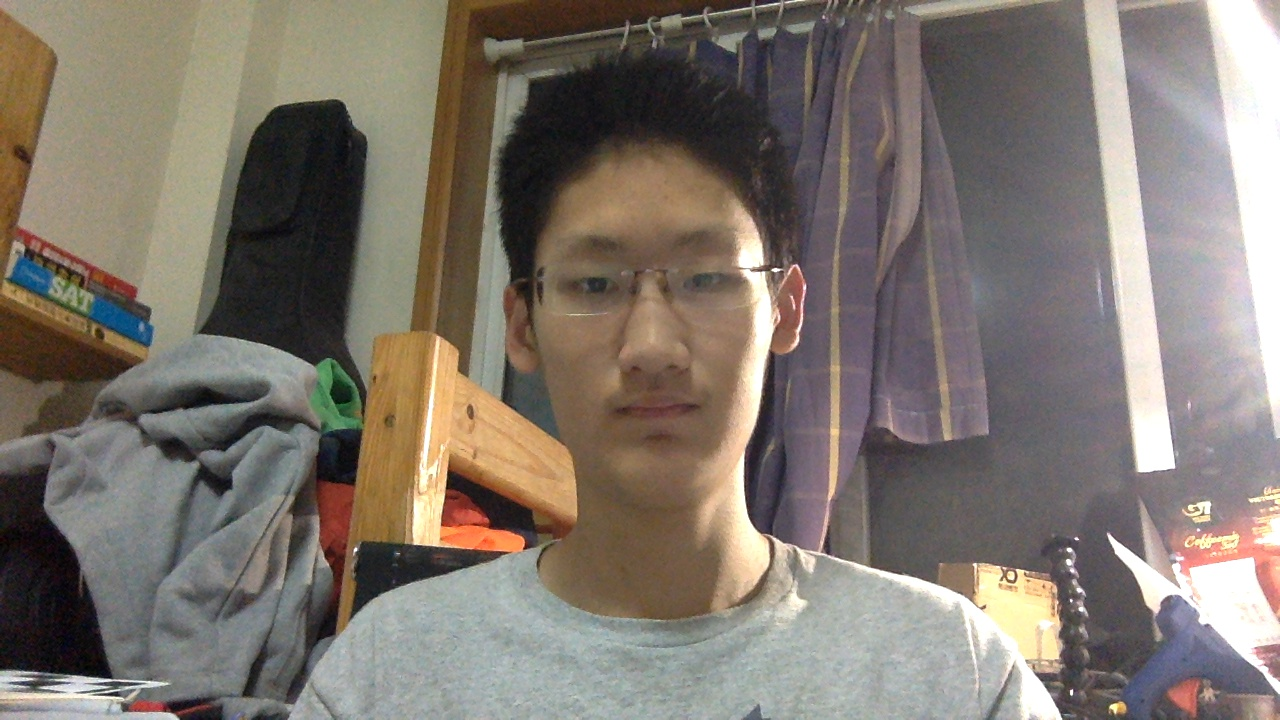
#> input picture myFaces/img1.jpg, 1280 x 720 px; its folder holds 4 pictures in this run
$ python matconvert.py
#> lines starting #> are read from the running program, lines starting #| are printed output that depends on the picture
import cv2
import numpy as np
import os
import scipy.io as sio

dir = 'att_faces/'
dir2 = 'myFaces/'
#img = cv2.imread("/Users/alvinsun/Desktop/MIT-CBCL-facerec-database/test/0000_02287.pgm")

x1 = []
x2 = []
result = []
y = []

for s in os.listdir(dir2):
    if s=='.DS_Store':
        continue
    img = cv2.imread(dir2+s)
#> img is the input picture: shape (720, 1280, 3); mean B, G, R 110.6, 119.2, 128
    gray = cv2.cvtColor(img,cv2.COLOR_BGR2GRAY)
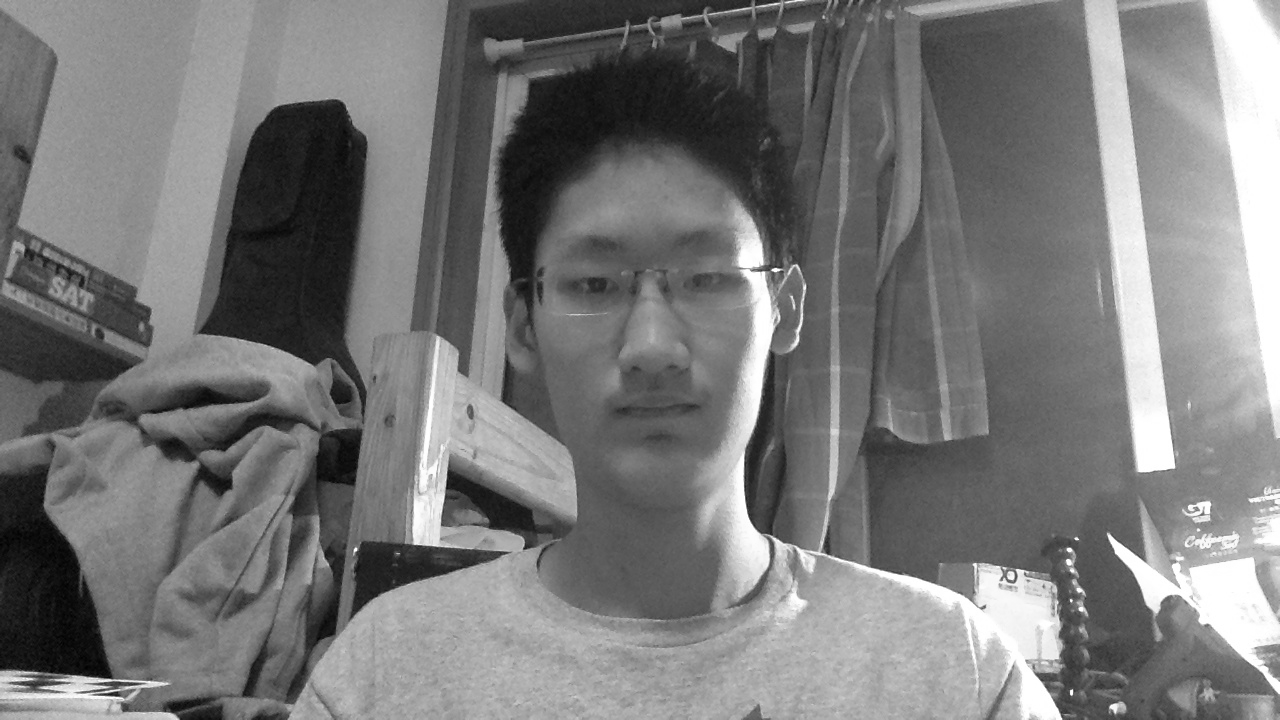
#> gray: shape (720, 1280); min 1, max 255, mean 120.8
    vec = np.reshape(gray,(1,gray.size))[0]
    x1.append(vec)
    result.append(vec)
    y.append([1])
#> pass 2 of the loop `for s in os.listdir(dir2):`:
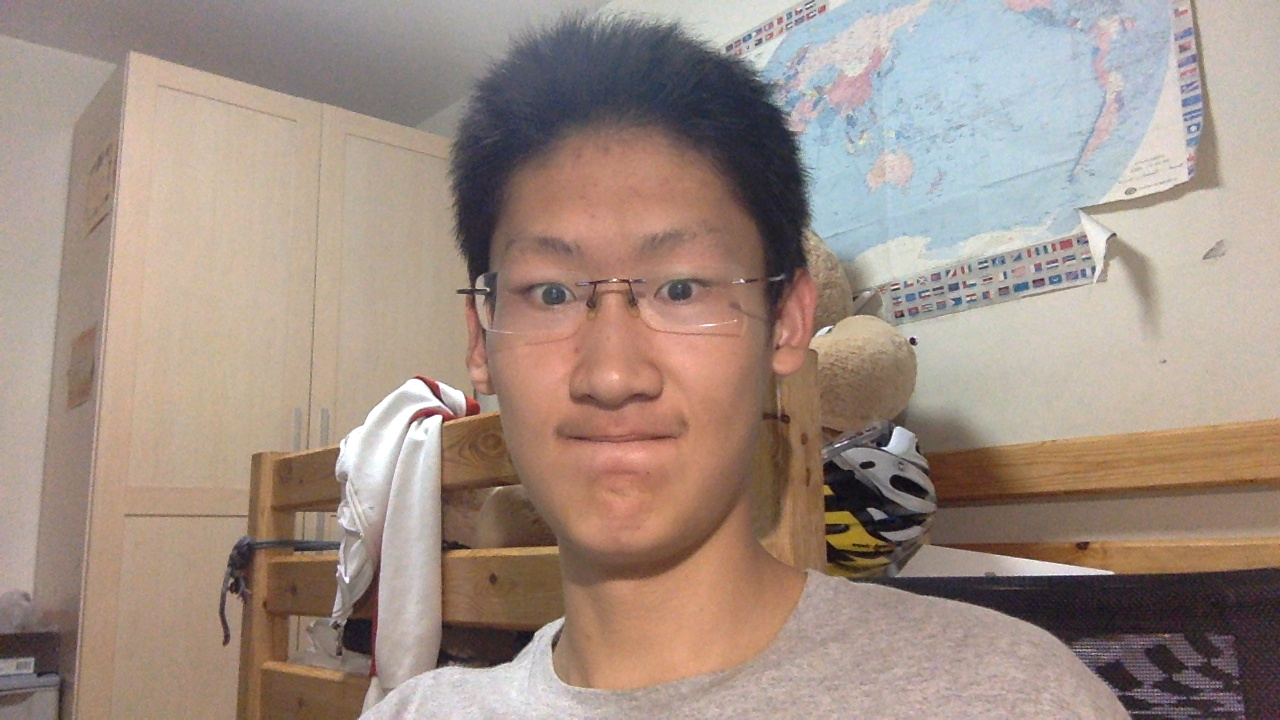
#> input picture myFaces/img10.jpg, 1280 x 720 px
#> img is the input picture: shape (720, 1280, 3); mean B, G, R 132.2, 142.9, 160.9
#> `gray = cv2.cvtColor(img,cv2.COLOR_BGR2GRAY)`:
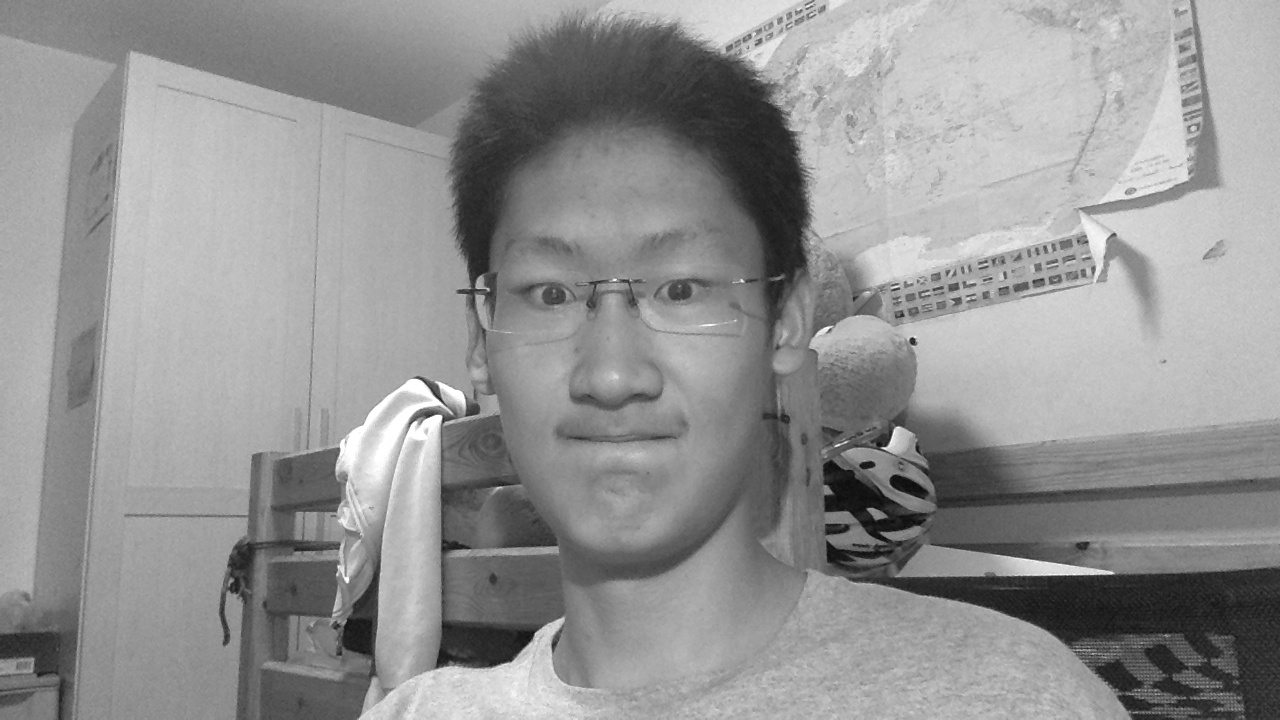
#> gray: shape (720, 1280); min 7, max 255, mean 147
#> pass 3 of the loop `for s in os.listdir(dir2):`:
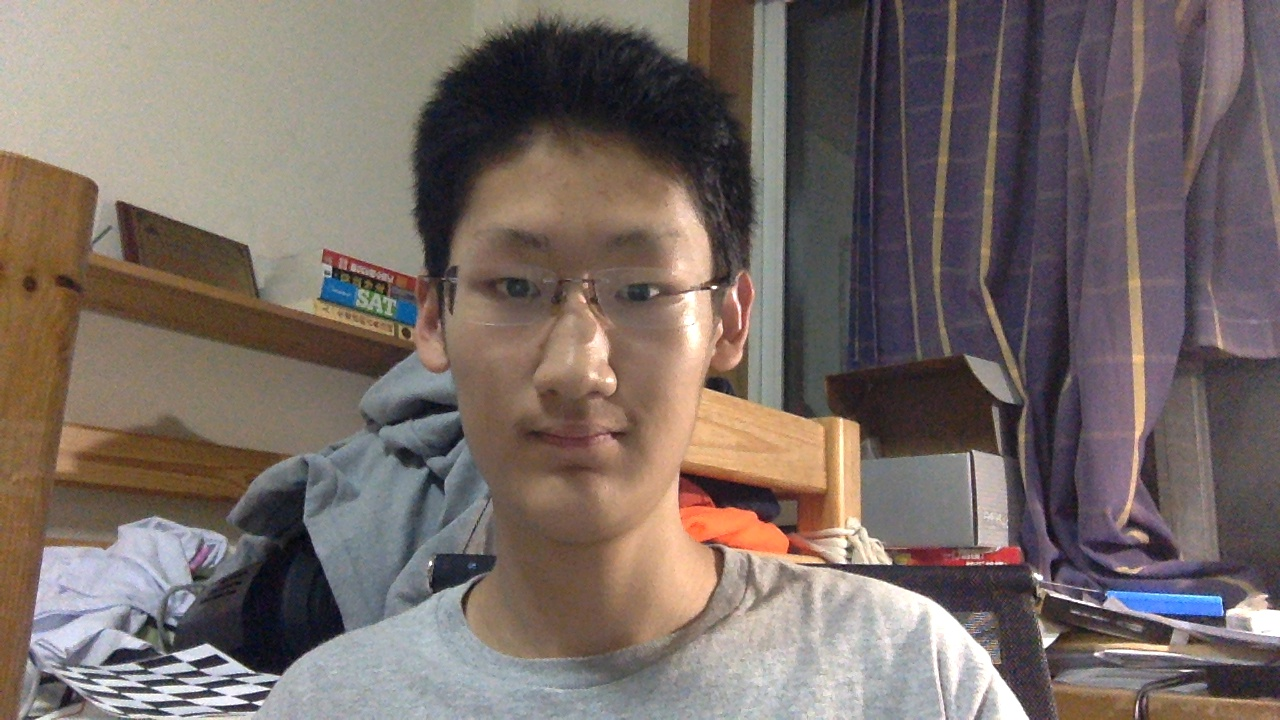
#> input picture myFaces/img2.jpg, 1280 x 720 px
#> img is the input picture: shape (720, 1280, 3); mean B, G, R 102.6, 107.4, 119.7
#> `gray = cv2.cvtColor(img,cv2.COLOR_BGR2GRAY)`:
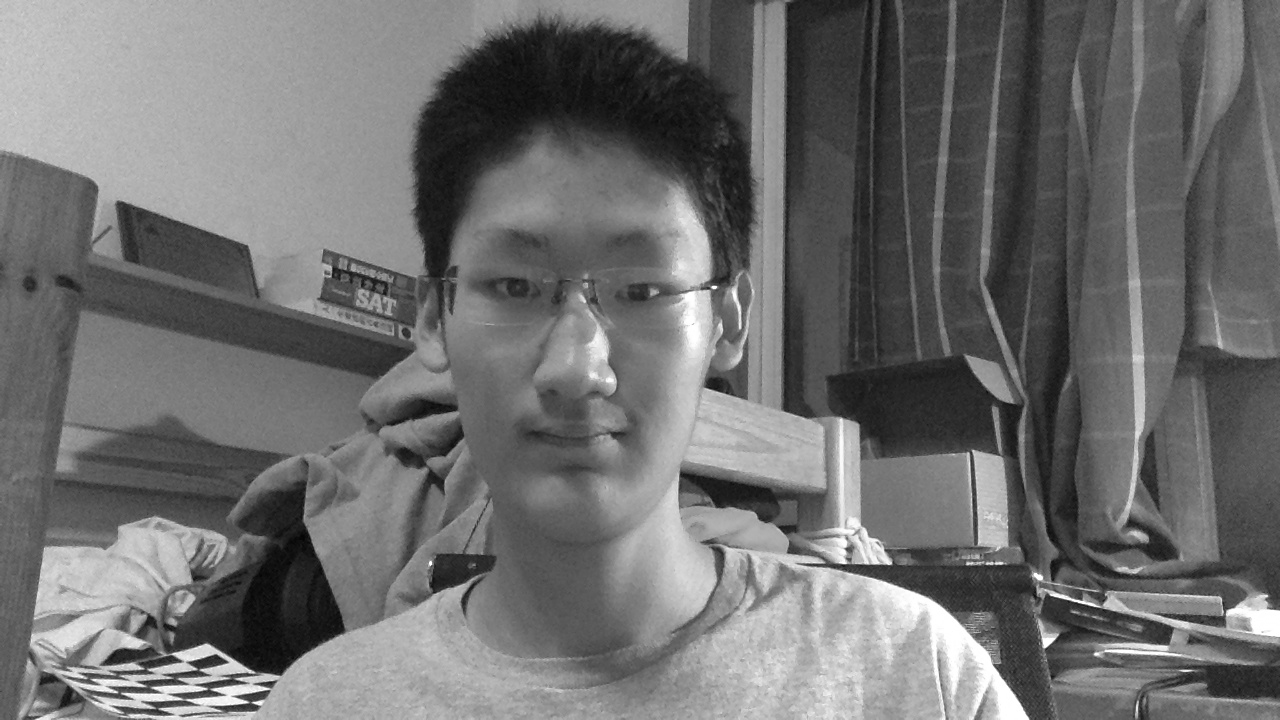
#> gray: shape (720, 1280); min 4, max 255, mean 110.5
#> the loop made 4 passes; the first 3 are shown

#> (the run stopped early here; a loop or call above may not have finished)
